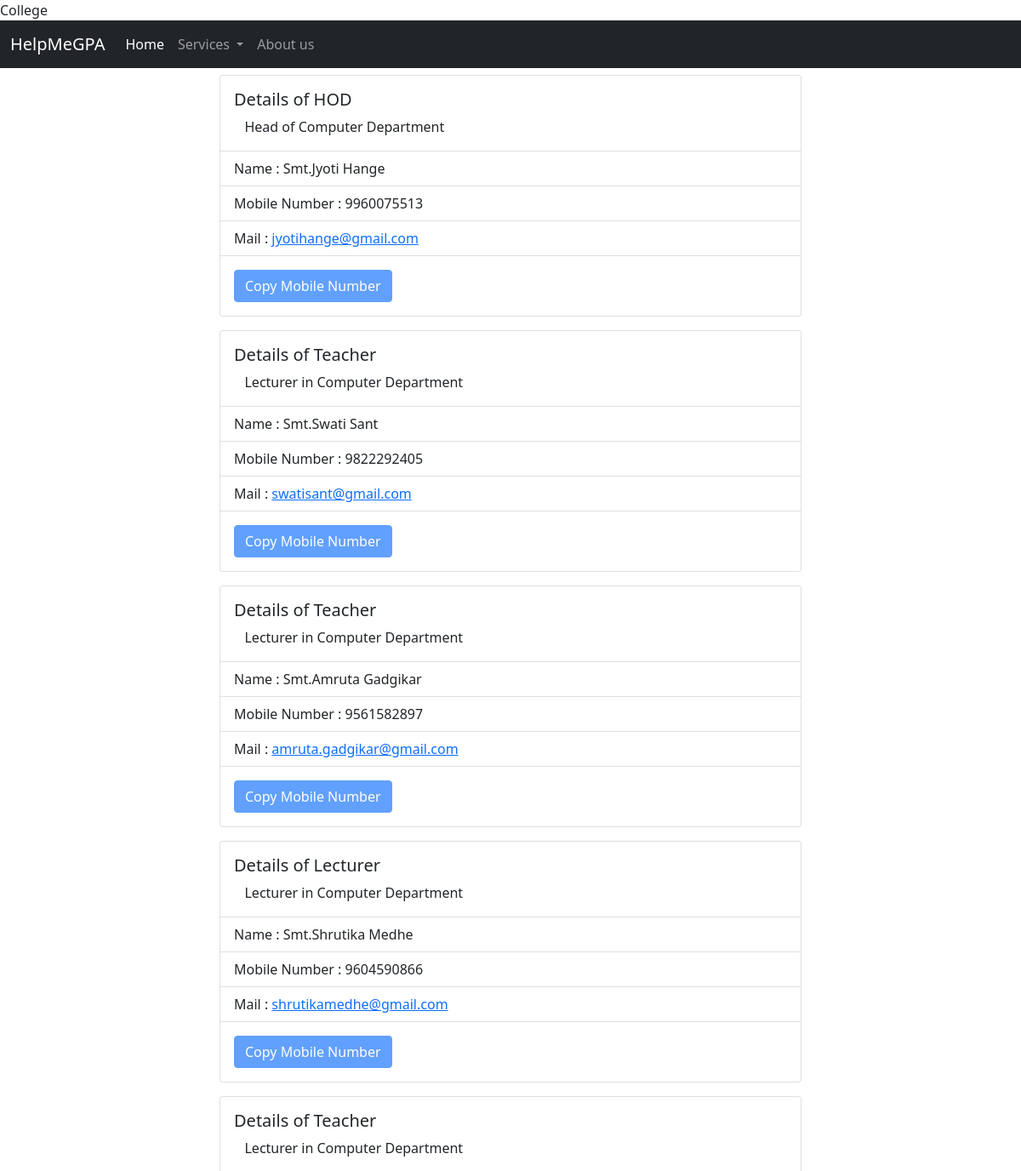
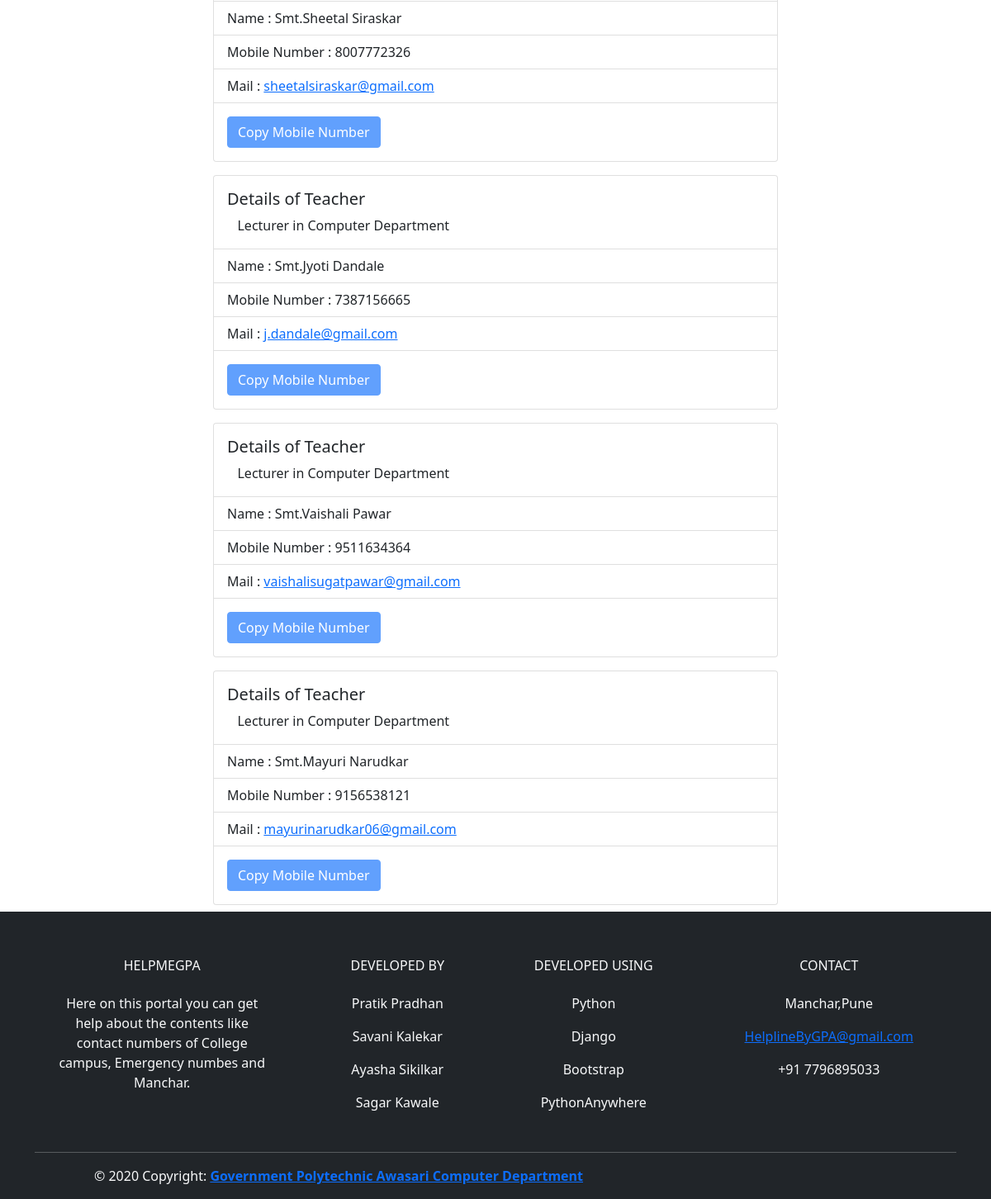
Page /ClgCampus on the committed database (2 pictures, top to bottom).
### Services/models.py (models this page shows)
class Numbers(models.Model):
    title = models.CharField(max_length=200)
    fname = models.CharField(max_length=200, default='Pratik',editable=True)
    lname =  models.CharField(max_length=200, default='Pratik',editable=True)
    mobileno = models.CharField(max_length=200)
    mail = models.CharField(max_length=200)
    desc = models.CharField(max_length=200, default='...',editable=True)

### Services/views.py (the view)
# urls.py: path('ClgCampus', ClgCampus),
def ClgCampus(request):
    number=Numbers.objects.all()
    num = {
        'no':number
    }
    return render(request,"Numbers.html",context=num)

### Services/Templates/Numbers.html (shortened to what this page needs)
{% extends 'Base.html' %}
{% block content %}
{% for num in no %}
      <div class="container col-lg-7 p-2">
      <div class="card" >
        <div class="card-body">
          <h5 class="card-title">Details of {{num.title}}</h5>
          <p class="card-text">&nbsp;&nbsp;  {{num.desc}}</p>
        </div>
        <ul class="list-group list-group-flush">
          <li class="list-group-item">Name : {{num.fname}}&nbsp;{{num.lname}}</li>
          <li class="list-group-item">Mobile Number : {{num.mobileno}}<a href='tel:{{num.mobileno}}'></a></li>
          <li class="list-group-item"> Mail : <a href="mailto:{{num.mail}}">{{num.mail}}</a></li>
        </ul>
        <div class="card-body">
          <a href="#" class="btn btn-primary disabled">Copy Mobile Number</a>
        </div>
      </div>
      </div>
{% endfor %}
{% endblock content %}

### Services/Templates/Base.html (shortened to what this page needs)
<!doctype html>
<html lang="en">
  <head>
    <link href="https://cdn.jsdelivr.net/npm/bootstrap@5.0.0-beta3/dist/css/bootstrap.min.css" rel="stylesheet">
   {% load static %}
   <link rel="stylesheet" src="{% static 'CSS/IndexPage.css' %}" >
  </head>
  <body>
  <nav class="navbar navbar-expand-lg navbar-dark bg-dark">
  <div class="container-fluid">
    <a class="navbar-brand" href="/">HelpMeGPA</a>
    <div class="collapse navbar-collapse" id="navbarSupportedContent">
      <ul class="navbar-nav me-auto mb-2 mb-lg-0">
        <li class="nav-item">
          <a class="nav-link active" aria-current="page" href="/">Home</a>
        </li>
        <li class="nav-item dropdown">
          <a class="nav-link dropdown-toggle" href="#" id="navbarDropdown" role="button" data-bs-toggle="dropdown" aria-expanded="false">
            Services
          </a>
        </li>
        <li class="nav-item">
          <a class="nav-link " href="about">About us</a>
        </li>
      </ul>
    </div>
  </div>
</nav>
    {% block content %}
    {% endblock content %}
<footer class="page-footer font-small  bg-dark text-light pt-4">
  <div class="container text-center text-md-left">
    <div class="row text-center text-md-left mt-3 pb-3">
      <div class="col-md-3 col-lg-3 col-xl-3 mx-auto mt-3">
        <h6 class="text-uppercase mb-4 font-weight-bold">HelpMeGPA</h6>
        <p>Here on this portal you can get help about the contents like contact numbers of College campus, Emergency numbes and Manchar.</p>
      </div>
      <div class="col-md-2 col-lg-2 col-xl-2 mx-auto mt-3">
        <h6 class="text-uppercase mb-4 font-weight-bold">Developed By</h6>
        <p>
          Pratik Pradhan
        </p>
        <p>
          Savani Kalekar
        </p>
        <p>
          Ayasha Sikilkar
        </p>
        <p>
		  Sagar Kawale
        </p>
      </div>
      <div class="col-md-3 col-lg-2 col-xl-2 mx-auto mt-3">
        <h6 class="text-uppercase mb-4 font-weight-bold">Developed using</h6>
        <p>
          Python
        </p>
        <p>
          Django
        </p>
        <p>
          Bootstrap
        </p>
        <p>
          PythonAnywhere
        </p>
      </div>
      <div class="col-md-4 col-lg-3 col-xl-3 mx-auto mt-3">
        <h6 class="text-uppercase mb-4 font-weight-bold">Contact</h6>
        <p>
           Manchar,Pune</p>
        <p>
           <a href="mailto:pratikpradhan2606@gmail.com">HelplineByGPA@gmail.com</a></p>
        <p>
           +91 7796895033</p>
      </div>
    </div>
    <hr>
    <div class="row d-flex align-items-center">
      <div class="col-md-7 col-lg-8">
        <p class="text-center text-md-left">© 2020 Copyright:
          <a href="http://www.GPAwasari.ac.in">
            <strong> Government Polytechnic Awasari Computer Department</strong>
          </a>
        </p>
      </div>
      <div class="col-md-5 col-lg-4 ml-lg-0">
        <div class="text-center text-md-right">
          <ul class="list-unstyled list-inline">
            <li class="list-inline-item">
              <a class="btn-floating btn-sm rgba-white-slight mx-1">
              </a>
            </li>
            <li class="list-inline-item">
              <a class="btn-floating btn-sm rgba-white-slight mx-1">
              </a>
            </li>
            <li class="list-inline-item">
              <a class="btn-floating btn-sm rgba-white-slight mx-1">
              </a>
            </li>
            <li class="list-inline-item">
              <a class="btn-floating btn-sm rgba-white-slight mx-1">
              </a>
            </li>
          </ul>
        </div>
      </div>
    </div>
  </div>
</footer>
    </body>
</html>

### rows in the picture
Numbers: title "HOD", desc "Head of Computer Department", fname "Smt.Jyoti", lname "Hange", mobileno "9960075513", mail "jyotihange@gmail.com"
Numbers: title "Teacher", desc "Lecturer in Computer Department", fname "Smt.Swati", lname "Sant", mobileno "9822292405", mail "swatisant@gmail.com"
Numbers: title "Teacher", desc "Lecturer in Computer Department", fname "Smt.Amruta", lname "Gadgikar", mobileno "9561582897", mail "amruta.gadgikar@gmail.com"
Numbers: title "Lecturer", desc "Lecturer in Computer Department", fname "Smt.Shrutika", lname "Medhe", mobileno "9604590866", mail "shrutikamedhe@gmail.com"
Numbers: title "Teacher", desc "Lecturer in Computer Department", fname "Smt.Sheetal", lname "Siraskar", mobileno "8007772326", mail "sheetalsiraskar@gmail.com"
Numbers: title "Teacher", desc "Lecturer in Computer Department", fname "Smt.Jyoti", lname "Dandale", mobileno "7387156665", mail "j.dandale@gmail.com"
Numbers: title "Teacher", desc "Lecturer in Computer Department", fname "Smt.Vaishali", lname "Pawar", mobileno "9511634364", mail "vaishalisugatpawar@gmail.com"
Numbers: title "Teacher", desc "Lecturer in Computer Department", fname "Smt.Mayuri", lname "Narudkar", mobileno "9156538121", mail "mayurinarudkar06@gmail.com"
